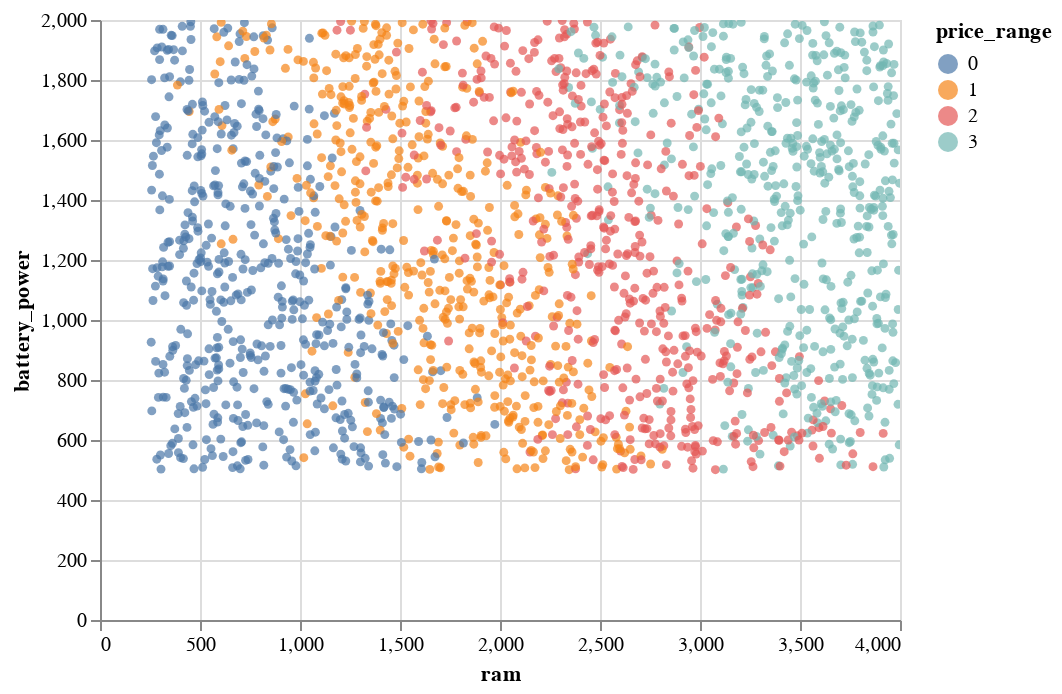

The code cell stored with this chart in its notebook:
### Code cell
# Battery power, RAM and price range plt

chart=alt.Chart(train).mark_circle(size=20).encode(
    x='ram',
    y='battery_power',
    color='price_range:N',
    tooltip=["price_range", "ram",'battery_power']
).interactive().properties(
    width=400, height=300
)
chart

### Figure 1 — Vega-Lite specification as saved in the notebook (floating-point values rounded to 4 significant figures; data arrays with more than 128 entries replaced by an {"elided": "..."} marker saying what was removed)
{"config": {"view": {"continuousWidth": 400, "continuousHeight": 300}}, "data": {"name": "data-388870fe1eaf2a6581875afd3572519d"}, "mark": {"type": "circle", "size": 20}, "encoding": {"color": {"type": "nominal", "field": "price_range"}, "tooltip": [{"type": "quantitative", "field": "price_range"}, {"type": "quantitative", "field": "ram"}, {"type": "quantitative", "field": "battery_power"}], "x": {"type": "quantitative", "field": "ram"}, "y": {"type": "quantitative", "field": "battery_power"}}, "height": 300, "selection": {"selector001": {"type": "interval", "bind": "scales", "encodings": ["x", "y"]}}, "width": 400, "$schema": "https://vega.github.io/schema/vega-lite/v4.8.1.json", "datasets": {"data-388870fe1eaf2a6581875afd3572519d": {"elided": "2000 records"}}}
